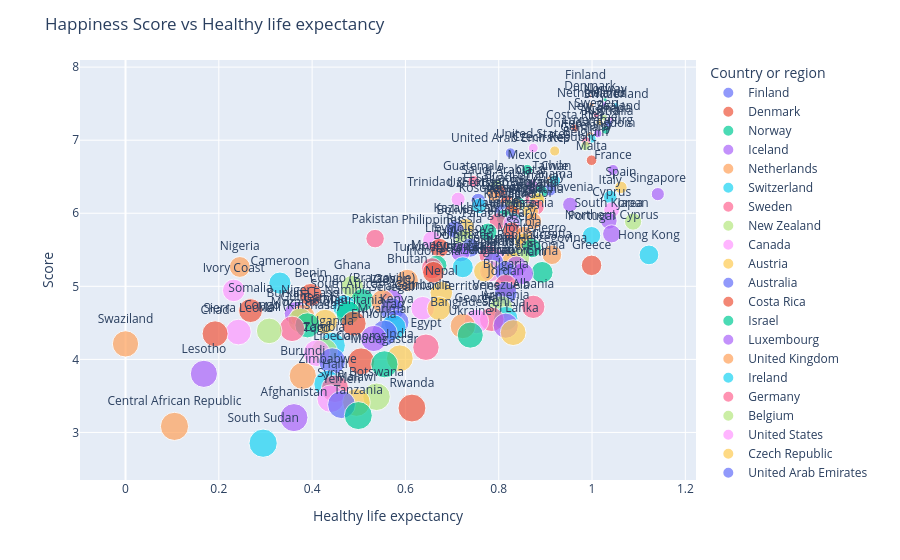

The code cell stored with this chart in its notebook:
### Code cell
# Plot the relationship between score and healthy life expectancy
fig = px.scatter(df,
                x = 'Healthy life expectancy',
                y = "Score",
                size='Overall rank',
                color = "Country or region",
                hover_name = "Country or region",   
                text = 'Country or region',
                trendline="ols")
fig.update_traces (textposition = 'top center')
fig.update_layout (title_text = 'Happiness Score vs Healthy life expectancy')
fig.show()
